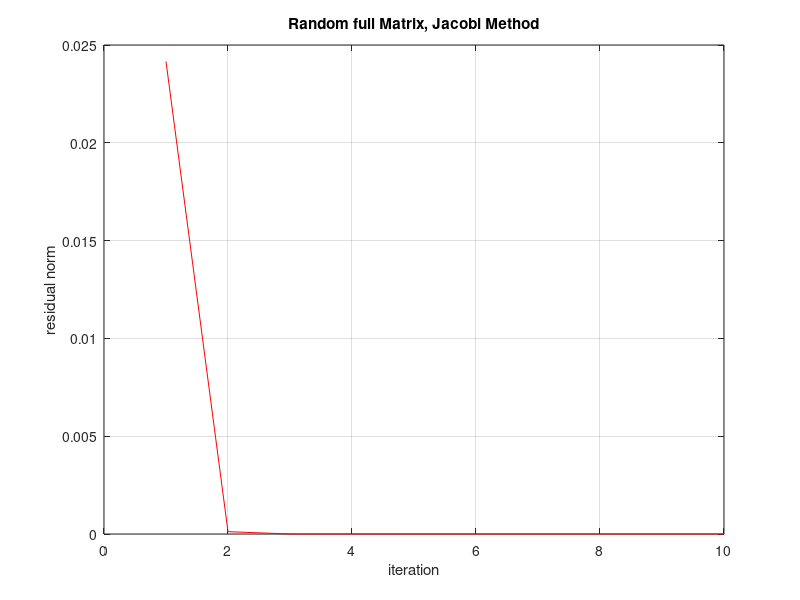

Source code (MATLAB):
function Practica1
 clc

% dimension of A
n = 100;
tol = 1.0e-100;
w = 1.9;
y = rand(n,1);

% arrays for plotting res vs. iteration
resVec = [];
itVec = [];

% create random diagonal dominant matrix 
fprintf('random diagonal dominant matrix \n');

A = rand(n);
% A should be diagonal dominant GS and J converge, SOR convergence not guaranteed
A(logical(eye(size(A)))) = n*n

% create random three-diagonal dominant matrix
fprintf('random three-diagonal dominant matrix \n');
% A diagonal dominant => GS and J converge, SOR convergence not guaranteed
%A = diag(rand(1,n-1),1) + diag(rand(1,n-1),-1) + diag(n*n*ones(1,n))



%% Methods
method='JAC';



%%Jacobi
switch method
    case 'JAC'
    [n,m]=size(y);
    s=size(A,1);
    step = 0;
    
    %Check if conditions are correct
    if ~IsPredomDiag(A)
        error('Not diagonaly predominant');
    end
    if s~=n
        error('Dimmension Error');
    end
    i=0;
    x0=zeros(size(y));
    e=realmax;
    M=diag(A);
    N=A-diag(M);
    M=M*ones(1,m);
    while (e>tol)
            x1=(y-N*x0)./M;
            e=norm(x1-x0);
            x0=x1;
            i=i+1;
            step = step+1;
            
            itVec = [itVec step];
            resVec = [resVec norm(y - A*x1)];
    end

%%GaussSeidel   
    case 'GAU'
     [n,m]=size(y);
     step = 0;
     s=size(A,1);
 
     %Check if conditions are correct
    if ~IsPredomDiag(A)
        error('Not diagonaly predominant');
    end
    if s~=n
        error('Dimmension Error');
    end
    i=0;
    x0=zeros(size(y));
    x1=x0;
    for i=1:n
        x1(i,:)=(y(i,:)-A(i,1:i-1)*x1(1:i-1,:)-A(i,i+1:n)*x0(i+1:n,:))/A(i,i);
    end
    while (norm(x1-x0)>tol)

        x0=x1;
        for i=1:n
        x1(i,:)=(y(i,:)-A(i,1:i-1)*x1(1:i-1,:)-A(i,i+1:n)*x0(i+1:n,:))/A(i,i);
        end
        i=i+1;
        step = step+1;
    end
    
    case SOR
        
     [n,m]=size(y);
     step = 0;
     s=size(A,1);
     %Check if conditions are correct
    if ~IsPredomDiag(A)
        error('Not diagonaly predominant');
    end
    if s~=n
        error('Dimmension Error');
    end
    
    i=0;
    x0=zeros(size(y));
    x1=x0;
    for i=1:n
        x1(i,:)=(y(i,:)-A(i,1:i-1)*x1(1:i-1,:)-A(i,i+1:n)*x0(i+1:n,:))*w/A(i,i);
    end
    while (norm(x1-x0)>tol)
        x0=x1;
        for i=1:n
        x1(i,:)=(y(i,:)-A(i,1:i-1)*x1(1:i-1,:)-A(i,i+1:n)*x0(i+1:n,:))*w/A(i,i)+(1-w)*x0(i,:);
        end
        i=i+1;
        step = step+1;
    end
end

step
x1
itVec
resVec


%% plot residual vs. iteration

plot(itVec,resVec, 'r-');
%title('Random diag dominant Matrix, Jacobi Method')
%title('Random diag dominant Matrix, GS Method')
%title('Random diag dominant Matrix, SOR Method, \omega = 1.9')
%title('Random three-diag dominant Matrix, Jacobi Method')
%title('Random three-diag dominant Matrix, GS Method')
%title('Random three-diag dominant Matrix, SOR Method \omega = 1.9')
title('Random full Matrix, Jacobi Method')
xlabel('iteration')
ylabel('residual norm')
grid on
end

function r=IsPredomDiag(f)
    [n m]=size(f);
    if m~=n
        r=0;
    else
        r=all(2*diag(abs(f))-sum(abs(f),2)>=-1e-15);
    end      

end


        
function [x0,x1,i]=Jacobi(A,y,tol)
    [n,m]=size(y);
    s=size(A,1);
    
 %Check if conditions are correct
    if ~IsPredomDiag(A)
        error('Not diagonaly predominant');
    end
    if s~=n
        error('Dimmension Error');
    end
    i=0;
    x0=zeros(size(y));
    e=realmax;
    M=diag(A);
    N=A-diag(M);
    M=M*ones(1,m);
    while (e>tol)
            x1=(y-N*x0)./M;
            e=norm(x1-x0);
            x0=x1;
            i=i+1;   
    end
end
function [x0,x1,step]=GaussSeidel(A,y,tol)
 [n,m]=size(y);
 step = 0;
 s=size(A,1);
 
 %Check if conditions are correct
    if ~IsPredomDiag(A)
        error('Not diagonaly predominant');
    end
    if s~=n
        error('Dimmension Error');
    end
    i=0;
    x0=zeros(size(y));
    x1=x0;
    for i=1:n
        x1(i,:)=(y(i,:)-A(i,1:i-1)*x1(1:i-1,:)-A(i,i+1:n)*x0(i+1:n,:))/A(i,i);
    end
    while (norm(x1-x0)>tol)

        x0=x1;
        for i=1:n
        x1(i,:)=(y(i,:)-A(i,1:i-1)*x1(1:i-1,:)-A(i,i+1:n)*x0(i+1:n,:))/A(i,i);
        end
        i=i+1;
     step = step+1;
    end
end
function [x0,x1,step]=SOR(A,y,tol,w)
 [n,m]=size(y);
 step = 0;
 s=size(A,1);
 %Check if conditions are correct
    if ~IsPredomDiag(A)
        error('Not diagonaly predominant');
    end
    if s~=n
        error('Dimmension Error');
    end
    
    i=0;
    x0=zeros(size(y));
    x1=x0;
    for i=1:n
        x1(i,:)=(y(i,:)-A(i,1:i-1)*x1(1:i-1,:)-A(i,i+1:n)*x0(i+1:n,:))*w/A(i,i);
    end
    while (norm(x1-x0)>tol)
        x0=x1;
        for i=1:n
        x1(i,:)=(y(i,:)-A(i,1:i-1)*x1(1:i-1,:)-A(i,i+1:n)*x0(i+1:n,:))*w/A(i,i)+(1-w)*x0(i,:);
        end
        i=i+1;
        step = step+1;
    end
end









